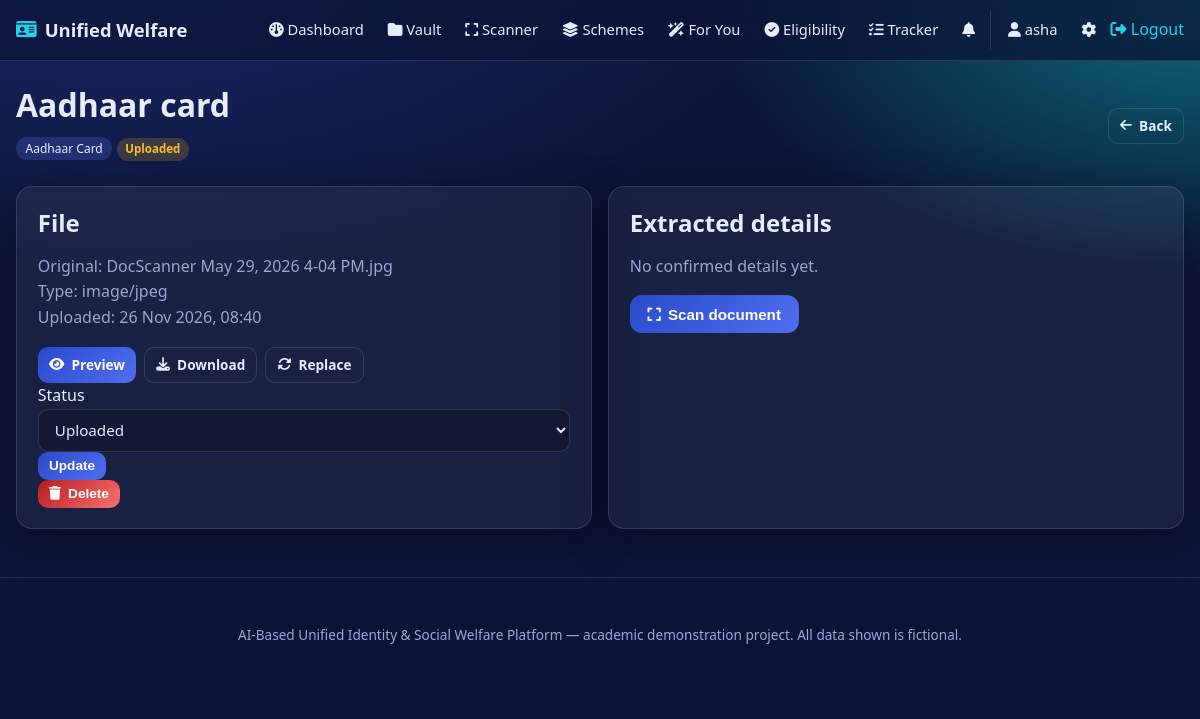
Page /documents/1 (signed in) on the committed database.
### models.py (models this page shows, shortened)
class User(UserMixin, db.Model):
    __tablename__ = "users"
    id = db.Column(db.Integer, primary_key=True)
    username = db.Column(db.String(80), unique=True, nullable=False, index=True)
    email = db.Column(db.String(120), unique=True, nullable=False, index=True)
    password_hash = db.Column(db.String(255), nullable=False)
    role = db.Column(db.String(20), nullable=False, default="user")  # user | admin
    account_active = db.Column(db.Boolean, nullable=False, default=True)
    full_name = db.Column(db.String(120))
    age = db.Column(db.Integer)
    gender = db.Column(db.String(20))
    annual_income = db.Column(db.Integer)          # in INR
    social_category = db.Column(db.String(20))     # General / OBC / SC / ST / EWS
    occupation = db.Column(db.String(80))
    state = db.Column(db.String(80))
    is_student = db.Column(db.Boolean, default=False)
    is_farmer = db.Column(db.Boolean, default=False)
    is_differently_abled = db.Column(db.Boolean, default=False)
    created_at = db.Column(db.DateTime, default=_now)
    updated_at = db.Column(db.DateTime, default=_now, onupdate=_now)
    documents = db.relationship("Document", backref="owner", lazy=True,
                                cascade="all, delete-orphan")
    recommendations = db.relationship("Recommendation", backref="user", lazy=True,
                                      cascade="all, delete-orphan")
    eligibility_checks = db.relationship("EligibilityCheck", backref="user", lazy=True,
                                         cascade="all, delete-orphan")
    applications = db.relationship("Application", backref="user", lazy=True,
                                   cascade="all, delete-orphan")
    notifications = db.relationship("Notification", backref="user", lazy=True,
                                    cascade="all, delete-orphan")
    @property
    def is_admin(self):
        return self.role == "admin"
    @property
    def is_active(self):
        return bool(self.account_active)

class Document(db.Model):
    __tablename__ = "documents"
    id = db.Column(db.Integer, primary_key=True)
    user_id = db.Column(db.Integer, db.ForeignKey("users.id"), nullable=False, index=True)
    document_name = db.Column(db.String(150), nullable=False)
    category = db.Column(db.String(60), nullable=False)
    file_path = db.Column(db.String(255), nullable=False)   # stored (random) filename
    original_name = db.Column(db.String(255))
    mime_type = db.Column(db.String(60))
    status = db.Column(db.String(30), default="Uploaded")   # Uploaded | Verified | Expired
    extracted_name = db.Column(db.String(150))
    extracted_dob = db.Column(db.String(40))
    extracted_address = db.Column(db.Text)
    extracted_number = db.Column(db.String(60))             # masked ID number
    is_confirmed = db.Column(db.Boolean, default=False)
    uploaded_at = db.Column(db.DateTime, default=_now)
    updated_at = db.Column(db.DateTime, default=_now, onupdate=_now)

### routes/documents.py (the view)
@documents_bp.route("/<int:doc_id>")
@login_required
def detail(doc_id):
    doc = owned_or_404(Document.query.get(doc_id))
    return render_template("documents/detail.html", doc=doc)

### services/common.py (called while the page is built)
def owned_or_404(obj):
    if obj is None:
        abort(404)
    if getattr(current_user, "is_admin", False):
        return obj
    if getattr(obj, "user_id", None) != current_user.id:
        abort(404)
    return obj

### templates/documents/detail.html (shortened to what this page needs)
{% extends "base.html" %}
{% block content %}
<div class="page-head row-between">
  <div>
    <h1>{{ doc.document_name }}</h1>
    <span class="pill">{{ doc.category }}</span>
    <span class="tag tag-{{ doc.status|lower }}">{{ doc.status }}</span>
  </div>
  <a class="btn btn-ghost btn-small" href="{{ url_for('documents.list_documents') }}">
    <i class="fa-solid fa-arrow-left"></i> Back</a>
</div>
<div class="grid grid-2">
  <div class="card">
    <h2>File</h2>
    <p class="muted">Original: {{ doc.original_name or '—' }}<br>
       Type: {{ doc.mime_type or '—' }}<br>
       Uploaded: {{ doc.uploaded_at.strftime('%d %b %Y, %H:%M') }}</p>
    <div class="btn-row">
      <a class="btn btn-small" target="_blank"
         href="{{ url_for('documents.file', doc_id=doc.id) }}">
        <i class="fa-solid fa-eye"></i> Preview</a>
      <a class="btn btn-small btn-ghost"
         href="{{ url_for('documents.file', doc_id=doc.id, download=1) }}">
        <i class="fa-solid fa-download"></i> Download</a>
      <a class="btn btn-small btn-ghost"
         href="{{ url_for('documents.replace', doc_id=doc.id) }}">
        <i class="fa-solid fa-rotate"></i> Replace</a>
    </div>
    <form method="post" class="status-form"
          action="{{ url_for('documents.update_status', doc_id=doc.id) }}">
      <label>Status
        <select class="input" name="status">
          {% for s in ['Uploaded','Verified','Expired'] %}
            <option value="{{ s }}" {{ 'selected' if s == doc.status }}>{{ s }}</option>
          {% endfor %}
        </select>
      </label>
      <button class="btn btn-small">Update</button>
    </form>
    <form method="post" class="danger-form"
          action="{{ url_for('documents.delete', doc_id=doc.id) }}"
          onsubmit="return confirm('Delete this document and its file?');">
      <button class="btn btn-small btn-danger"><i class="fa-solid fa-trash"></i> Delete</button>
    </form>
  </div>
  <div class="card">
    <h2>Extracted details</h2>
    {% if doc.is_confirmed %}
      <table class="kv">
        <tr><th>Name</th><td>{{ doc.extracted_name or '—' }}</td></tr>
        <tr><th>Date of birth</th><td>{{ doc.extracted_dob or '—' }}</td></tr>
        <tr><th>ID number</th><td>{{ doc.extracted_number or '—' }}</td></tr>
        <tr><th>Address</th><td>{{ doc.extracted_address or '—' }}</td></tr>
      </table>
      <p class="hint"><i class="fa-solid fa-shield-halved"></i>
         ID numbers are stored masked for your safety.</p>
    {% else %}
      <p class="muted">No confirmed details yet.</p>
      <form method="post"
            action="{{ url_for('scanner.run_ocr_route', doc_id=doc.id) }}">
        <button class="btn"><i class="fa-solid fa-expand"></i> Scan document</button>
      </form>
    {% endif %}
  </div>
</div>
{% endblock %}

### templates/base.html (shortened to what this page needs)
<!doctype html>
<html lang="en">
<head>
  <link rel="stylesheet"
        href="https://cdnjs.cloudflare.com/ajax/libs/font-awesome/6.5.1/css/all.min.css">
  <link rel="stylesheet" href="{{ url_for('static', filename='css/style.css') }}">
</head>
<body>
<nav class="navbar">
  <div class="nav-inner">
    <a class="brand" href="{{ url_for('main.index') }}">
      <i class="fa-solid fa-id-card"></i> <span>Unified Welfare</span>
    </a>
    <div class="nav-links">
      {% if current_user.is_authenticated %}
        <a href="{{ url_for('main.dashboard') }}"><i class="fa-solid fa-gauge"></i> Dashboard</a>
        <a href="{{ url_for('documents.list_documents') }}"><i class="fa-solid fa-folder"></i> Vault</a>
        <a href="{{ url_for('scanner.list_scanner') }}"><i class="fa-solid fa-expand"></i> Scanner</a>
        <a href="{{ url_for('schemes.explore') }}"><i class="fa-solid fa-layer-group"></i> Schemes</a>
        <a href="{{ url_for('recommendations.index') }}"><i class="fa-solid fa-wand-magic-sparkles"></i> For You</a>
        <a href="{{ url_for('eligibility.check') }}"><i class="fa-solid fa-circle-check"></i> Eligibility</a>
        <a href="{{ url_for('applications.list_applications') }}"><i class="fa-solid fa-list-check"></i> Tracker</a>
        <a href="{{ url_for('main.notifications') }}" class="bell">
          <i class="fa-solid fa-bell"></i>
        </a>
        <div class="nav-user">
          <a href="{{ url_for('auth.profile') }}"><i class="fa-solid fa-user"></i> {{ current_user.username }}</a>
          <a href="{{ url_for('main.settings') }}" title="Settings"><i class="fa-solid fa-gear"></i></a>
          <form method="post" action="{{ url_for('auth.logout') }}" class="inline">
            <button type="submit" class="link-btn"><i class="fa-solid fa-right-from-bracket"></i> Logout</button>
          </form>
        </div>
      {% else %}
        <a href="{{ url_for('schemes.explore') }}">Schemes</a>
        <a href="{{ url_for('auth.login') }}">Log in</a>
        <a href="{{ url_for('auth.register') }}" class="btn btn-small">Sign up</a>
      {% endif %}
    </div>
  </div>
</nav>
<main id="main" class="container">
  {% block content %}{% endblock %}
</main>
<footer class="footer">
  <p>AI-Based Unified Identity &amp; Social Welfare Platform &mdash;
     academic demonstration project. All data shown is fictional.</p>
</footer>
</body>
</html>

### static/css/style.css (style rules this page uses)
:root { --navy: #0b1437; --navy-2: #14205a; --royal: #2b4acb; --royal-light: #4f6ff0; --cyan: #22d3ee; --cyan-deep: #0891b2; --ink: #0f172a; --text: #e8ecff; --muted: #9aa6d6; --card: rgba(255, 255, 255, 0.06); --card-border: rgba(255, 255, 255, 0.12); --ok: #34d399; --warn: #fbbf24; --danger: #f87171; --radius: 16px; --shadow: 0 10px 40px rgba(0, 0, 0, 0.35); }
* { box-sizing: border-box; }
html { scroll-behavior: smooth; }
body { margin: 0; font-family: "Segoe UI", system-ui, -apple-system, Roboto, Arial, sans-serif; color: var(--text); background: radial-gradient(1200px 600px at 10% -10%, #1b2a6b 0%, transparent 60%), radial-gradient(900px 500px at 100% 0%, #0b6b7a 0%, transparent 55%), var(--navy); min-height: 100vh; line-height: 1.6; }
a { color: var(--cyan); text-decoration: none; }
h1, h2, h3 { line-height: 1.25; margin: 0 0 .6rem; }
.navbar { position: sticky; top: 0; z-index: 100; background: rgba(11, 20, 55, 0.75); backdrop-filter: blur(12px); border-bottom: 1px solid var(--card-border); }
.nav-inner { max-width: 1200px; margin: 0 auto; padding: .7rem 1rem; display: flex; align-items: center; gap: 1rem; flex-wrap: wrap; }
.brand { font-weight: 700; font-size: 1.15rem; color: var(--text); display: flex; align-items: center; gap: .5rem; }
.brand i { color: var(--cyan); }
.nav-links { display: flex; align-items: center; gap: .3rem; margin-left: auto; flex-wrap: wrap; }
.nav-links a { color: var(--text); padding: .45rem .6rem; border-radius: 10px; font-size: .92rem; }
.nav-user { display: flex; align-items: center; gap: .3rem; padding-left: .5rem; border-left: 1px solid var(--card-border); }
.bell { position: relative; }
.container { max-width: 1200px; margin: 0 auto; padding: 1.5rem 1rem 3rem; }
.page-head { margin-bottom: 1.2rem; }
.row-between { display: flex; align-items: center; justify-content: space-between; gap: 1rem; flex-wrap: wrap; }
.grid { display: grid; gap: 1rem; }
.grid-2 { grid-template-columns: repeat(2, 1fr); }
.card { background: var(--card); border: 1px solid var(--card-border); border-radius: var(--radius); padding: 1.3rem; box-shadow: var(--shadow); backdrop-filter: blur(6px); }
.btn { display: inline-flex; align-items: center; gap: .45rem; cursor: pointer; background: linear-gradient(135deg, var(--royal), var(--royal-light)); color: #fff; border: none; padding: .65rem 1.1rem; border-radius: 12px; font-size: .95rem; font-weight: 600; transition: transform .08s, box-shadow .2s; }
.btn-small { padding: .4rem .7rem; font-size: .85rem; border-radius: 10px; }
.btn-ghost { background: transparent; border: 1px solid var(--card-border); color: var(--text); }
.btn-danger { background: linear-gradient(135deg, #b91c1c, var(--danger)); }
.btn-row { display: flex; gap: .5rem; flex-wrap: wrap; margin-top: .6rem; }
.link-btn { background: none; border: none; color: var(--cyan); cursor: pointer; font: inherit; padding: 0; }
.inline { display: inline; }
.input, input[type=text], input[type=email], input[type=password], input[type=number], input[type=date], select, textarea { width: 100%; padding: .6rem .75rem; border-radius: 10px; border: 1px solid var(--card-border); background: rgba(0,0,0,.25); color: var(--text); font-size: .95rem; font-family: inherit; }
.muted { color: var(--muted); }
.pill { display: inline-block; background: rgba(79,111,240,.25); color: var(--text); padding: .15rem .6rem; border-radius: 999px; font-size: .75rem; margin-bottom: .4rem; }
.tag { display: inline-block; padding: .15rem .55rem; border-radius: 999px; font-size: .72rem; font-weight: 600; }
.tag-needmoreinfo, .tag-uploaded, .tag-status { background: rgba(251,191,36,.18); color: var(--warn); }
.footer { text-align: center; padding: 2rem 1rem; color: var(--muted); font-size: .85rem; border-top: 1px solid var(--card-border); }

### rows in the picture
User: username "asha"
Document: document_name "Aadhaar card", category "Aadhaar Card", status "Uploaded", original_name "DocScanner May 29, 2026 4-04 PM.jpg", mime_type "image/jpeg", uploaded_at "26 Nov 2026, 08:40"

### other values in the picture
form field status "Uploaded"
